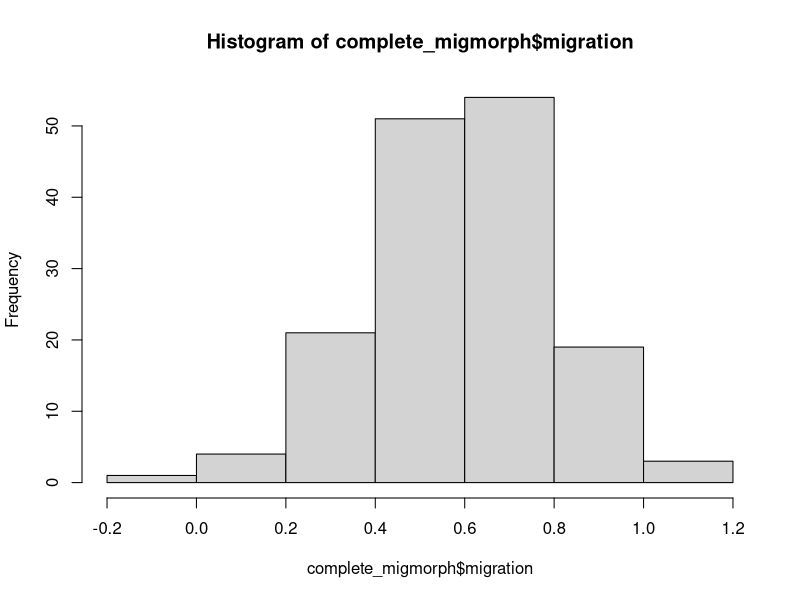
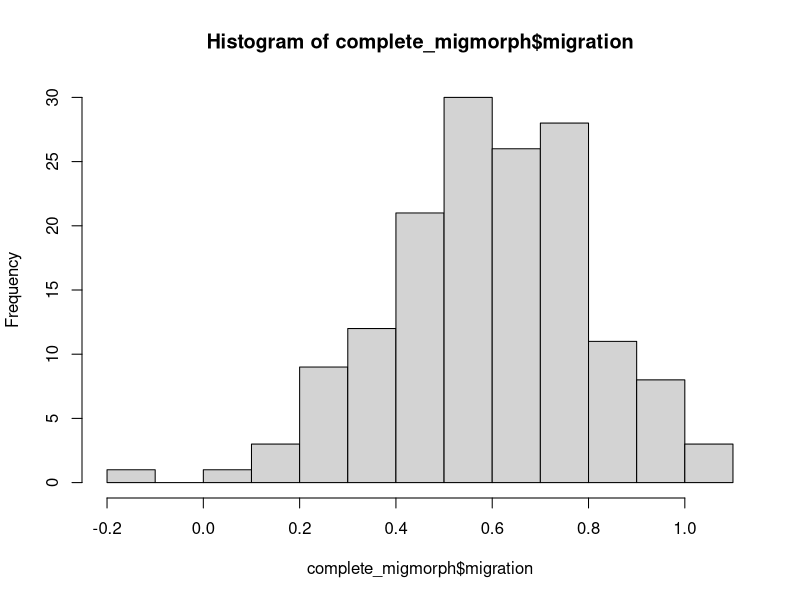
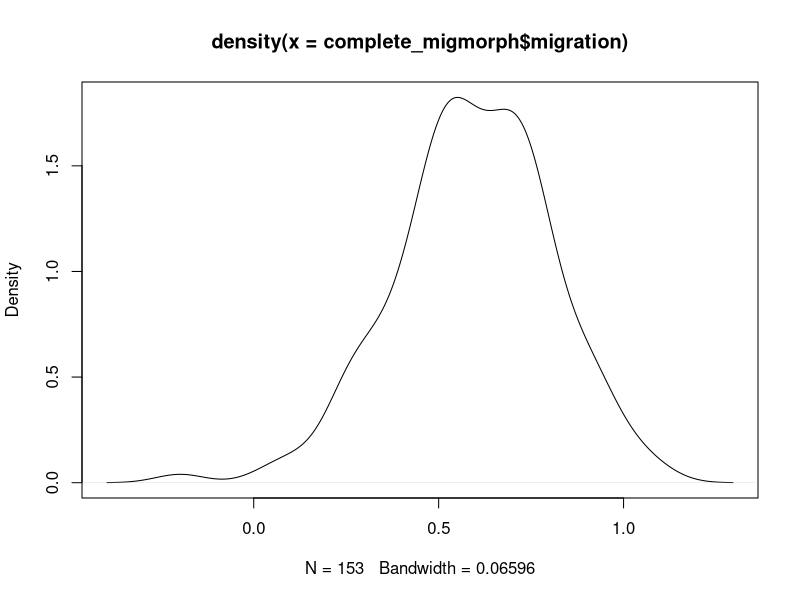
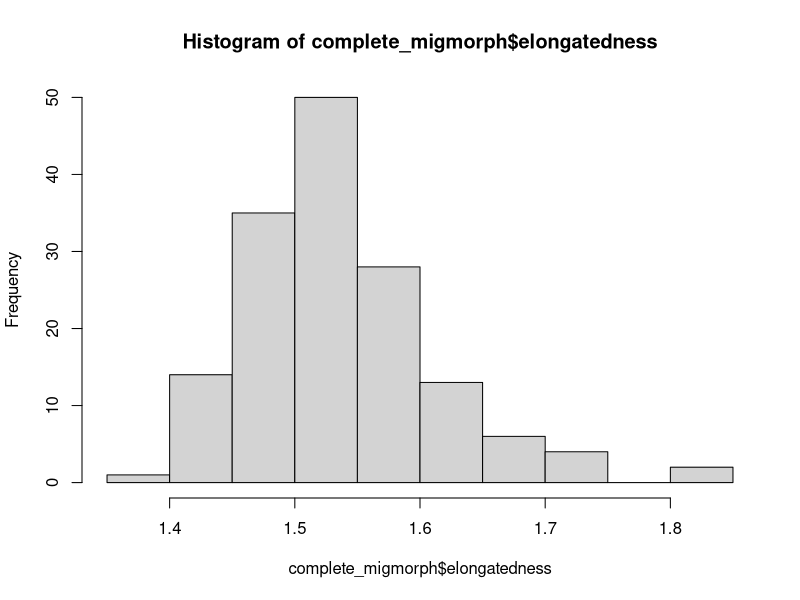
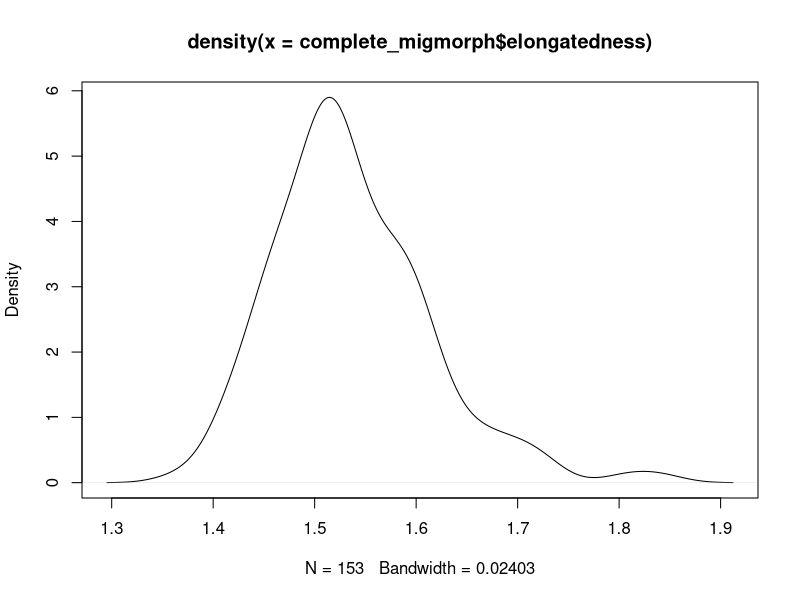
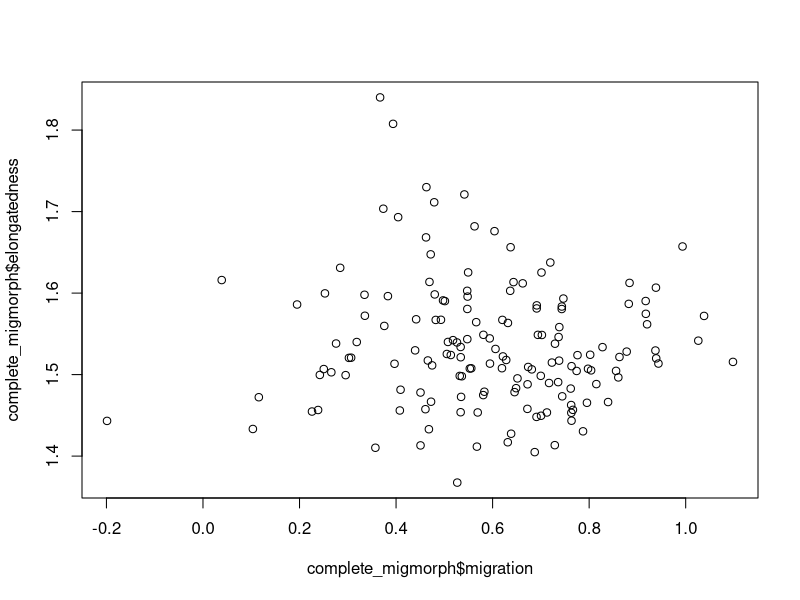

The R source for these figures, in order:
###R for biologists
##Irina & Rao, 20/01/2021

# https://www.nature.com/articles/sdata20179
# Article title: Systematic high-content genome-wide RNAi screens of endothelial 
# cell migration and morphology 
### ABSTRACT: Here, we present a dataset containing siRNA screens that identify known and 
### novel components of signalling pathways regulating migration of lymphatic 
### endothelial cells... using high-content microscopy, we captured a dataset 
### of images of migrating cells following transfection with a genome-wide siRNA
### library.
# Data downloaded from: https://pubchem.ncbi.nlm.nih.gov/bioassay/1159618
# and https://pubchem.ncbi.nlm.nih.gov/bioassay/1159617


#### LOAD and PREPARE data ####
# We will subset the data downloaded from the above source 
# to simplify our analysis

# Load migration data
# We are only interested in columns 8, 9, 10, 13
# We are also NOT interested in rows 1, 2
migration_data = read.csv("Session2/AID_1159618_datatable_all.csv")
migration_data = migration_data[c(-1, -2), c(8, 10, 13)]
colnames(migration_data) = c("reagent_id", "gene_symbol", "migration")
dim(migration_data)
head(migration_data)

# Load morphology data
# We are only interested in columns 8, 9, 10, 19
# We are also NOT interested in rows 1, 2
morphology_data = read.csv("Session2/AID_1159617_datatable_all.csv")
morphology_data = morphology_data[c(-1, -2), c(8, 10, 19)]
colnames(morphology_data) = c("reagent_id", "gene_symbol", "elongatedness")
dim(morphology_data)
head(morphology_data)

#### MERGE migration and morphology data ####
complete_migmorph = merge(migration_data, morphology_data, 
                          by = c("reagent_id", "gene_symbol"))
colnames(complete_migmorph)
head(complete_migmorph)
str(complete_migmorph)

complete_migmorph$migration = as.numeric(complete_migmorph$migration)
complete_migmorph$elongatedness = as.numeric(complete_migmorph$elongatedness)
#### Explore data DISTRIBUTION ####
hist(complete_migmorph$migration) 
hist(complete_migmorph$migration, breaks = 10)

plot(density(complete_migmorph$migration))

# Q: Plot data distribution graphs for elongatedness

hist(complete_migmorph$elongatedness)
plot(density(complete_migmorph$elongatedness))

#### Calculate basic STATS for this dataset: mean, median, standard deviation ####

mean(complete_migmorph$migration)
median(complete_migmorph$migration)

# Q: Calculate the standard deviation for migration
# # hint: Find out which function can be used to calculate standard deviation
# # by typing ??"standard deviation" in the console



#### DETOUR: How to handle NAs ####
?airquality
head(airquality)
airquality$Ozone
mean(airquality$Ozone)
mean(airquality$Ozone, na.rm = TRUE)
median(airquality$Ozone, na.rm = TRUE)

# Not all functions have the na.rm argument; what to do then?
which_rows_complete = complete.cases(airquality)
airquality[which_rows_complete, ]

ozone_without_missing = na.omit(airquality$Ozone)

#### Explore the RELATIONSHIP between migration and elongatedness ####

plot(complete_migmorph$migration, complete_migmorph$elongatedness)

# Calculate Pearson's correlation coefficient

cor.test(complete_migmorph$migration, complete_migmorph$elongatedness)

# Q: Calculate Spearman correlation coefficient
# # hint: Look up the help pages for cor.test() function

# Q: Knockdown of which gene causes the cells to migrate the least?

#### FILTERING data ####
# Subsetting by logical vectors comes in handy here
# Knockdown of which genes results in migration > 1?

which_rows_mig1 = complete_migmorph$migration > 1
complete_migmorph[which_rows_mig1, ]

which_rows_elongatedness1.5 = complete_migmorph$elongatedness < 1.5
complete_migmorph[which_rows_elongatedness1.5, ]

#### Problem set ####
# Q: Knockdown of which gene results in the highest migration?
# # hint: this can be accomplished with the max() function
